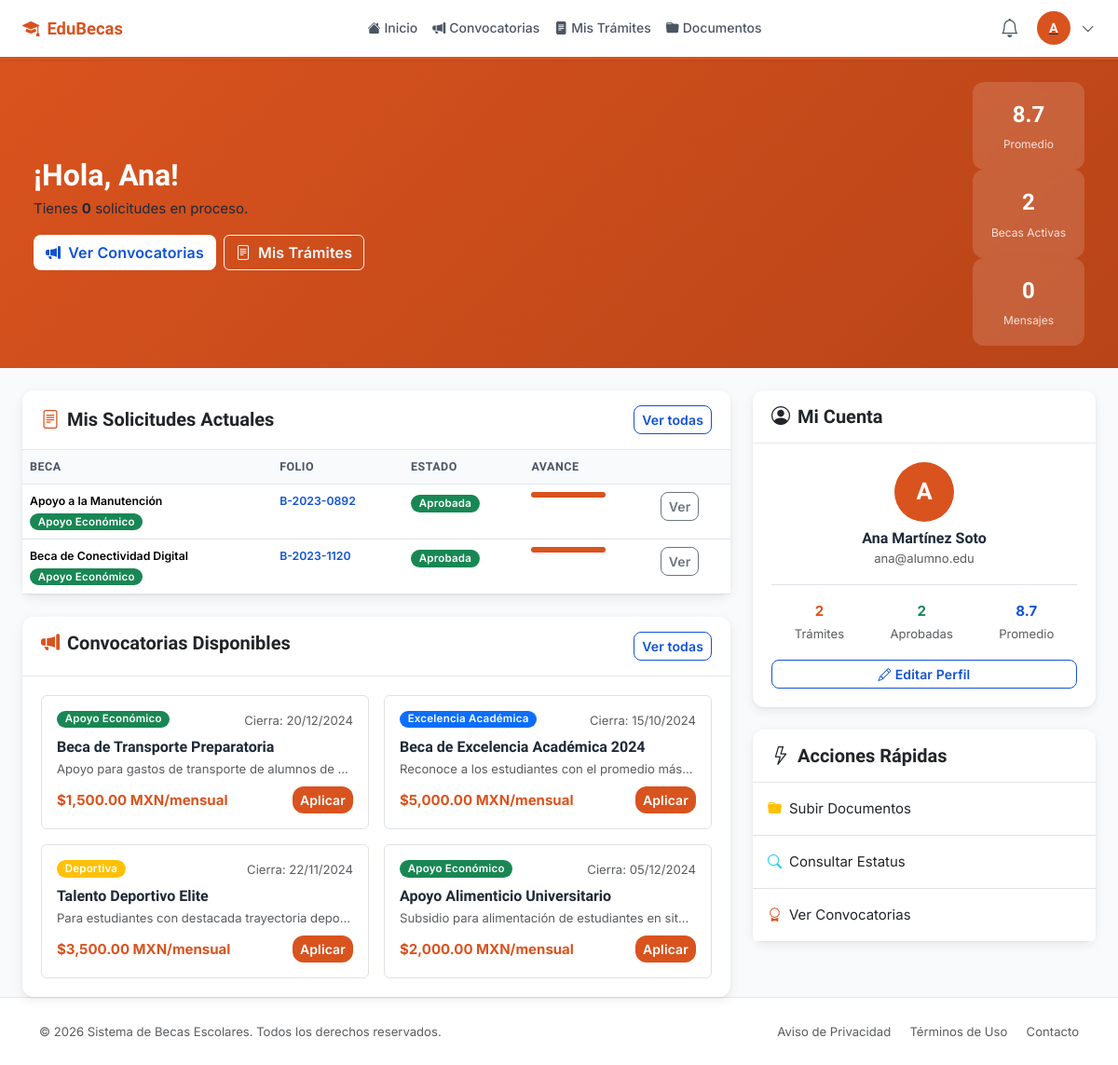
The page /index.php?c=student&a=dashboard (signed in) on the database its author committed.
### tables this page shows
CREATE TABLE IF NOT EXISTS `informacion_academica` (
    `id`                  INT UNSIGNED     NOT NULL AUTO_INCREMENT,
    `usuario_id`          INT UNSIGNED     NOT NULL,
    `nivel_id`            TINYINT UNSIGNED NOT NULL,
    `institucion`         VARCHAR(200)     NOT NULL,
    `carrera_o_programa`  VARCHAR(200)     DEFAULT NULL,
    `semestre_o_grado`    TINYINT UNSIGNED DEFAULT NULL,
    `matricula`           VARCHAR(50)      DEFAULT NULL,
    `promedio`            DECIMAL(3,1)     DEFAULT NULL,
    `ciclo_escolar`       VARCHAR(30)      DEFAULT NULL,
    `created_at`          DATETIME         NOT NULL DEFAULT CURRENT_TIMESTAMP,
    `updated_at`          DATETIME         NOT NULL DEFAULT CURRENT_TIMESTAMP ON UPDATE CURRENT_TIMESTAMP,
    PRIMARY KEY (`id`),
    UNIQUE KEY `uq_info_academica_usuario` (`usuario_id`),
    CONSTRAINT `fk_info_academica_usuario` FOREIGN KEY (`usuario_id`) REFERENCES `usuarios` (`id`) ON DELETE CASCADE,
    CONSTRAINT `fk_info_academica_nivel`   FOREIGN KEY (`nivel_id`)   REFERENCES `niveles_educativos` (`id`)
);

CREATE TABLE IF NOT EXISTS `solicitudes` (
    `id`             INT UNSIGNED     NOT NULL AUTO_INCREMENT,
    `folio`          VARCHAR(20)      NOT NULL,
    `usuario_id`     INT UNSIGNED     NOT NULL,
    `beca_id`        INT UNSIGNED     NOT NULL,
    `estado`         ENUM('borrador','enviada','en_revision','aprobada','rechazada','cancelada') NOT NULL DEFAULT 'borrador',
    `paso_actual`    TINYINT UNSIGNED NOT NULL DEFAULT 1 COMMENT '1=Info personal, 2=Info académica, 3=Revisión',
    `comentarios`    TEXT             DEFAULT NULL COMMENT 'Comentarios del administrador',
    `motivo_rechazo` TEXT             DEFAULT NULL,
    `fecha_envio`    DATETIME         DEFAULT NULL,
    `fecha_resolucion` DATETIME       DEFAULT NULL,
    `revisado_por`   INT UNSIGNED     DEFAULT NULL,
    `created_at`     DATETIME         NOT NULL DEFAULT CURRENT_TIMESTAMP,
    `updated_at`     DATETIME         NOT NULL DEFAULT CURRENT_TIMESTAMP ON UPDATE CURRENT_TIMESTAMP,
    PRIMARY KEY (`id`),
    UNIQUE KEY `uq_solicitudes_folio` (`folio`),
    KEY `fk_solicitudes_usuario`  (`usuario_id`),
    KEY `fk_solicitudes_beca`     (`beca_id`),
    KEY `fk_solicitudes_revisor`  (`revisado_por`),
    CONSTRAINT `fk_solicitudes_usuario`  FOREIGN KEY (`usuario_id`)   REFERENCES `usuarios` (`id`),
    CONSTRAINT `fk_solicitudes_beca`     FOREIGN KEY (`beca_id`)      REFERENCES `becas` (`id`),
    CONSTRAINT `fk_solicitudes_revisor`  FOREIGN KEY (`revisado_por`) REFERENCES `usuarios` (`id`)
);

CREATE TABLE IF NOT EXISTS `becas` (
    `id`              INT UNSIGNED     NOT NULL AUTO_INCREMENT,
    `categoria_id`    TINYINT UNSIGNED NOT NULL,
    `nivel_id`        TINYINT UNSIGNED NOT NULL,
    `nombre`          VARCHAR(200)     NOT NULL,
    `descripcion`     TEXT             DEFAULT NULL,
    `monto`           DECIMAL(10,2)    NOT NULL DEFAULT 0.00,
    `tipo_monto`      ENUM('mensual','semestral','anual','pago_unico') NOT NULL DEFAULT 'mensual',
    `promedio_minimo` DECIMAL(3,1)     DEFAULT NULL,
    `cupo_maximo`     SMALLINT UNSIGNED DEFAULT NULL,
    `fecha_inicio`    DATE             NOT NULL,
    `fecha_fin`       DATE             NOT NULL,
    `fecha_publicacion` DATE           DEFAULT NULL,
    `estado`          ENUM('borrador','publicada','cerrada','suspendida') NOT NULL DEFAULT 'borrador',
    `imagen_url`      VARCHAR(255)     DEFAULT NULL,
    `requisitos`      TEXT             DEFAULT NULL,
    `documentos_req`  TEXT             DEFAULT NULL COMMENT 'JSON array of required document types',
    `creado_por`      INT UNSIGNED     NOT NULL,
    `created_at`      DATETIME         NOT NULL DEFAULT CURRENT_TIMESTAMP,
    `updated_at`      DATETIME         NOT NULL DEFAULT CURRENT_TIMESTAMP ON UPDATE CURRENT_TIMESTAMP,
    PRIMARY KEY (`id`),
    KEY `fk_becas_categoria` (`categoria_id`),
    KEY `fk_becas_nivel`     (`nivel_id`),
    KEY `fk_becas_creador`   (`creado_por`),
    CONSTRAINT `fk_becas_categoria` FOREIGN KEY (`categoria_id`) REFERENCES `categorias_beca` (`id`),
    CONSTRAINT `fk_becas_nivel`     FOREIGN KEY (`nivel_id`)     REFERENCES `niveles_educativos` (`id`),
    CONSTRAINT `fk_becas_creador`   FOREIGN KEY (`creado_por`)   REFERENCES `usuarios` (`id`)
);

CREATE TABLE IF NOT EXISTS `categorias_beca` (
    `id`          TINYINT UNSIGNED NOT NULL AUTO_INCREMENT,
    `nombre`      VARCHAR(80)      NOT NULL,
    `color_badge` VARCHAR(30)      DEFAULT 'primary',
    `icono`       VARCHAR(60)      DEFAULT 'bi-bookmark-star',
    PRIMARY KEY (`id`)
);

CREATE TABLE IF NOT EXISTS `usuarios` (
    `id`                INT UNSIGNED    NOT NULL AUTO_INCREMENT,
    `rol_id`            TINYINT UNSIGNED NOT NULL DEFAULT 2,
    `nombre`            VARCHAR(100)    NOT NULL,
    `apellidos`         VARCHAR(100)    NOT NULL,
    `email`             VARCHAR(150)    NOT NULL,
    `password_hash`     VARCHAR(255)    NOT NULL,
    `curp`              CHAR(18)        DEFAULT NULL,
    `telefono`          VARCHAR(20)     DEFAULT NULL,
    `fecha_nacimiento`  DATE            DEFAULT NULL,
    `genero`            ENUM('M','F','Otro') DEFAULT NULL,
    `activo`            TINYINT(1)      NOT NULL DEFAULT 1,
    `ultimo_acceso`     DATETIME        DEFAULT NULL,
    `token_reset`       VARCHAR(100)    DEFAULT NULL,
    `token_expira`      DATETIME        DEFAULT NULL,
    `avatar`            VARCHAR(255)    DEFAULT NULL,
    `created_at`        DATETIME        NOT NULL DEFAULT CURRENT_TIMESTAMP,
    `updated_at`        DATETIME        NOT NULL DEFAULT CURRENT_TIMESTAMP ON UPDATE CURRENT_TIMESTAMP,
    PRIMARY KEY (`id`),
    UNIQUE KEY `uq_usuarios_email` (`email`),
    UNIQUE KEY `uq_usuarios_curp`  (`curp`),
    KEY `fk_usuarios_rol` (`rol_id`),
    CONSTRAINT `fk_usuarios_rol` FOREIGN KEY (`rol_id`) REFERENCES `roles` (`id`)
);

### views/student/dashboard.php (the view, shortened to what the rows shown need)
<?php
require_once BASE_PATH . '/includes/partials/head.php';
?>
<main class="flex-grow-1">
    <div class="student-hero py-4 px-4 mb-4">
        <div class="container-fluid">
            <div class="row align-items-center">
                <div class="col-md-8">
                    <h2 class="fw-bold mb-1 text-white">
                        ¡Hola, <?= e(explode(' ', Session::get('user_name'))[0]) ?>!
                    </h2>
                </div>
                <div class="col-md-4 d-none d-md-flex justify-content-end">
                    <div class="hero-stat-card">
                        <div class="hero-stat-item">
                            <span class="hero-stat-value"><?= e($infoAcademica['promedio'] ?? '—') ?></span>
                            <span class="hero-stat-label">Promedio</span>
                        </div>
                    </div>
                </div>
            </div>
        </div>
    </div>
    <div class="container-fluid px-4">
        <div class="row g-4">
            <div class="col-lg-8">
                <div class="card card-shadow mb-4">
                    <div class="card-body p-0">
                        <?php if ($solicitudes): ?>
                        <div class="table-responsive">
                            <table class="table table-hover mb-0">
                                <thead class="table-light">
                                    <tr>
                                        <th>Beca</th>
                                        <th>Folio</th>
                                        <th>Estado</th>
                                        <th>Avance</th>
                                        <th></th>
                                    </tr>
                                </thead>
                                <tbody>
                                <?php foreach (array_slice($solicitudes, 0, 4) as $sol): ?>
                                <tr>
                                    <td>
                                        <div class="fw-semibold small"><?= e($sol['beca_nombre']) ?></div>
                                        <span class="badge bg-<?= e($sol['color_badge']) ?> small"><?= e($sol['categoria']) ?></span>
                                    </td>
                                    <td class="fw-semibold text-primary small"><?= e($sol['folio']) ?></td>
                                    <td><?= badgeEstado($sol['estado']) ?></td>
                                    <td>
                                        <?php
                                        $pct = min(100, ($sol['paso_actual'] - 1) * 33);
                                        if ($sol['estado'] === 'aprobada') $pct = 100;
                                        elseif ($sol['estado'] === 'en_revision') $pct = 75;
                                        elseif ($sol['estado'] === 'enviada') $pct = 60;
                                        ?>
                                        <div class="progress" style="height:6px;width:80px">
                                            <div class="progress-bar bg-student" style="width:<?= $pct ?>%"></div>
                                        </div>
                                    </td>
                                    <td>
                                        <?php if ($sol['estado'] === 'borrador'): ?>
                                        <a href="<?= BASE_URL ?>/index.php?c=student&a=registroPaso<?= $sol['paso_actual'] ?>&solicitud_id=<?= $sol['id'] ?>"
                                           class="btn btn-sm btn-student">Continuar</a>
                                        <?php else: ?>
                                        <a href="<?= BASE_URL ?>/index.php?c=student&a=tramiteDetalle&id=<?= $sol['id'] ?>"
                                           class="btn btn-sm btn-outline-secondary">Ver</a>
                                        <?php endif; ?>
                                    </td>
                                </tr>
                                <?php endforeach; ?>
                                </tbody>
                            </table>
                        </div>
                        <?php endif; ?>
                    </div>
                </div>
                <?php if ($becasDisponibles): ?>
                <div class="card card-shadow">
                    <div class="card-body">
                        <div class="row g-3">
                        <?php foreach ($becasDisponibles as $b): ?>
                        <div class="col-md-6">
                            <div class="beca-card-small border rounded p-3">
                                <div class="d-flex justify-content-between align-items-start mb-2">
                                    <span class="badge bg-<?= e($b['color_badge']) ?>"><?= e($b['categoria_nombre']) ?></span>
                                    <small class="text-muted">Cierra: <?= formatDate($b['fecha_fin']) ?></small>
                                </div>
                                <h6 class="fw-semibold mb-1"><?= e($b['nombre']) ?></h6>
                                <p class="text-muted small mb-2 text-truncate"><?= e($b['descripcion'] ?? '') ?></p>
                                <div class="d-flex justify-content-between align-items-center">
                                    <strong class="text-student"><?= formatMoney($b['monto']) ?>/<?= e($b['tipo_monto']) ?></strong>
                                    <a href="<?= BASE_URL ?>/index.php?c=student&a=registroPaso1&beca_id=<?= $b['id'] ?>"
                                       class="btn btn-sm btn-student">Aplicar</a>
                                </div>
                            </div>
                        </div>
                        <?php endforeach; ?>
                        </div>
                    </div>
                </div>
                <?php endif; ?>
            </div>
            <div class="col-lg-4">
                <div class="card card-shadow mb-4">
                    <div class="card-body">
                        <div class="text-center mb-3">
                            <div class="user-avatar-lg mx-auto mb-2">
                                <?= strtoupper(substr(Session::get('user_name', 'A'), 0, 1)) ?>
                            </div>
                            <h6 class="mb-0"><?= e(Session::get('user_name')) ?></h6>
                            <small class="text-muted"><?= e($alumno['email'] ?? '') ?></small>
                        </div>
                        <div class="d-flex justify-content-around border-top pt-3">
                            <div class="text-center">
                                <div class="fw-bold text-primary">
                                    <?= $infoAcademica['promedio'] ?? '—' ?>
                                </div>
                                <small class="text-muted">Promedio</small>
                            </div>
                        </div>
                    </div>
                </div>
            </div>
        </div>
    </div>
</main>
<?php require_once BASE_PATH . '/includes/partials/footer_scripts.php'; ?>

### includes/helpers.php (shortened to what the rows shown need)
<?php
function e(string $str): string
{
    return htmlspecialchars($str, ENT_QUOTES | ENT_SUBSTITUTE, 'UTF-8');
}
function formatMoney(float $amount): string
{
    return '$' . number_format($amount, 2, '.', ',') . ' MXN';
}
function formatDate(string $date, string $format = 'd/m/Y'): string
{
    return date($format, strtotime($date));
}
function badgeEstado(string $estado): string
{
    $map = [
        'borrador'    => ['secondary', 'Borrador'],
        'enviada'     => ['info',      'Enviada'],
        'en_revision' => ['warning',   'En Revisión'],
        'aprobada'    => ['success',   'Aprobada'],
        'rechazada'   => ['danger',    'Rechazada'],
        'cancelada'   => ['dark',      'Cancelada'],
    ];
    [$color, $label] = $map[$estado] ?? ['secondary', ucfirst($estado)];
    return "<span class=\"badge bg-{$color}\">" . e($label) . "</span>";
}

### rows shown on the page
informacion_academica: promedio "8.7"
solicitudes: beca.nombre "Apoyo a la Manutención", categorias_beca.nombre "Apoyo Económico", folio "B-2023-0892"
solicitudes: beca.nombre "Beca de Conectividad Digital", categorias_beca.nombre "Apoyo Económico", folio "B-2023-1120"
becas: categoria.nombre "Apoyo Económico", fecha_fin "20/12/2024", nombre "Beca de Transporte Preparatoria", descripcion "Apoyo para gastos de transporte de alumnos de…", monto "$1,500.00 MXN", tipo_monto "mensual"
becas: categoria.nombre "Excelencia Académica", fecha_fin "15/10/2024", nombre "Beca de Excelencia Académica 2024", descripcion "Reconoce a los estudiantes con el promedio más…", monto "$5,000.00 MXN", tipo_monto "mensual"
becas: categoria.nombre "Deportiva", fecha_fin "22/11/2024", nombre "Talento Deportivo Elite", descripcion "Para estudiantes con destacada trayectoria depo…", monto "$3,500.00 MXN", tipo_monto "mensual"
becas: categoria.nombre "Apoyo Económico", fecha_fin "05/12/2024", nombre "Apoyo Alimenticio Universitario", descripcion "Subsidio para alimentación de estudiantes en sit…", monto "$2,000.00 MXN", tipo_monto "mensual"
usuarios: email "ana@alumno.edu"

### other values the page prints
substr(Session::get('user_name', 'A'), 0, 1) "A"
explode(' ', Session::get('user_name'))[0] "Ana"
$activas "0"
$mensajesNL "0"
Session::get('user_name') "Ana Martínez Soto"
count($solicitudes) "2"
